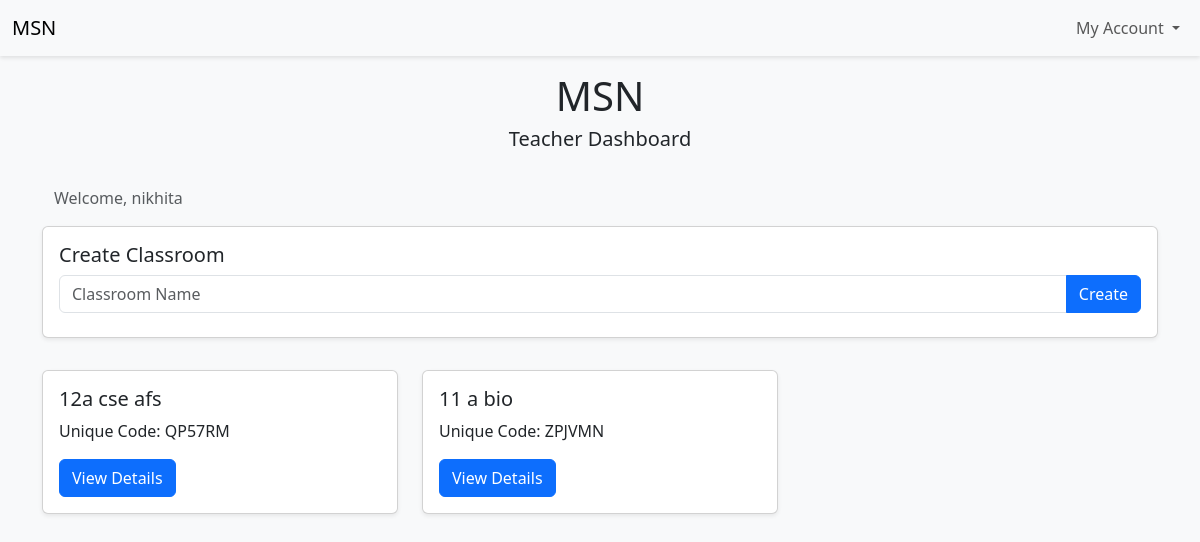
The app's page /school/teacher/dashboard/ (signed in) with its own data.
### school_app/models.py (models this page shows, shortened)
class User(AbstractUser):
    is_student = models.BooleanField(default=False)
    is_teacher = models.BooleanField(default=False)

class Classroom(models.Model):
    name = models.CharField(max_length=100)
    teacher = models.ForeignKey(User, on_delete=models.CASCADE, related_name='classrooms')
    students = models.ManyToManyField(User, related_name='enrolled_classrooms', blank=True)
    unique_code = models.CharField(max_length=6, unique=True, default='')
    class Meta:
        unique_together = ('teacher', 'name')

### school_app/views.py (the view)
# urls.py: path('teacher/dashboard/', views.teacher_dashboard, name='teacher_dashboard'),
@login_required
def teacher_dashboard(request):
    classrooms = Classroom.objects.filter(teacher=request.user)
    return render(request, 'school_app/teacher_dashboard.html', {'classrooms': classrooms})

### school_app/templates/school_app/teacher_dashboard.html (shortened to what this page needs)
<!DOCTYPE html>
<html lang="en">
<head>
    <link href="https://cdn.jsdelivr.net/npm/bootstrap@5.3.3/dist/css/bootstrap.min.css" rel="stylesheet">
</head>
<body class="bg-light">
    <nav class="navbar navbar-expand-lg navbar-light bg-light">
        <div class="container-fluid">
            <a class="navbar-brand" href="#">MSN</a>
            <div class="collapse navbar-collapse justify-content-end" id="navbarNavDropdown">
                <ul class="navbar-nav">
                    <li class="nav-item dropdown">
                        <a class="nav-link dropdown-toggle" href="#" id="navbarDropdownMenuLink" role="button" data-bs-toggle="dropdown" aria-expanded="false">
                            My Account
                        </a>
                    </li>
                </ul>
            </div>
        </div>
    </nav>
    <div class="container-fluid text-center py-3">
        <h1 class="mb-1">MSN</h1>
        <span class="lead">Teacher Dashboard</span>
    </div>
    <div class="container my-3">
        <div class="container-fluid mb-3">
            <span class="text-muted">Welcome, {{ user.username }}</span>
        </div>
        <div class="row">
            <div class="col-lg-12">
                <div class="card shadow-sm">
                    <div class="card-body">
                        <h5 class="card-title">Create Classroom</h5>
                        <form method="post" action="{% url 'create_classroom' %}">
                            <div class="input-group mb-2">
                                <input type="text" name="name" class="form-control" placeholder="Classroom Name" required>
                                <button class="btn btn-primary" type="submit">Create</button>
                            </div>
                        </form>
                    </div>
                </div>
            </div>
        </div>
    </div>
    <div class="container my-3">
        <div class="row">
            {% for classroom in classrooms %}
            <div class="col-lg-4">
                <div class="card shadow-sm">
                    <div class="card-body">
                        <h5 class="card-title">{{ classroom.name }}</h5>
                        <p class="card-text">Unique Code: {{ classroom.unique_code }}</p>
                        <a href="{% url 'classroom_detail' classroom.pk %}" class="btn btn-primary">View Details</a>
                    </div>
                </div>
            </div>
            {% empty %}
            <div class="col-lg-12">
                <div class="alert alert-info" role="alert">
                    You have not created any classrooms yet.
                </div>
            </div>
            {% endfor %}
        </div>
    </div>
</body>
</html>

### school_app/templates/school_app/teacher_dashboard.html (style rules this page uses)
.navbar { box-shadow: 0 2px 4px rgba(0, 0, 0, 0.1); }
.card { margin-bottom: 1rem; }
body { background: url('https://images.unsplash.com/photo-1513077202514-c511b41bd4c7?q=80&w=2069&auto=format&fit=crop&ixlib=rb-4.0.3&ixid=M3wxMjA3fDB8MHxwaG90by1wYWdlfHx8fGVufDB8fHx8fA%3D%3D') no-repeat center center fixed; background-size: cover; position: relative; min-height: 100vh; }

### records on screen
User: username "nikhita"
Classroom: name "12a cse afs", unique_code "QP57RM"
Classroom: name "11 a bio", unique_code "ZPJVMN"
